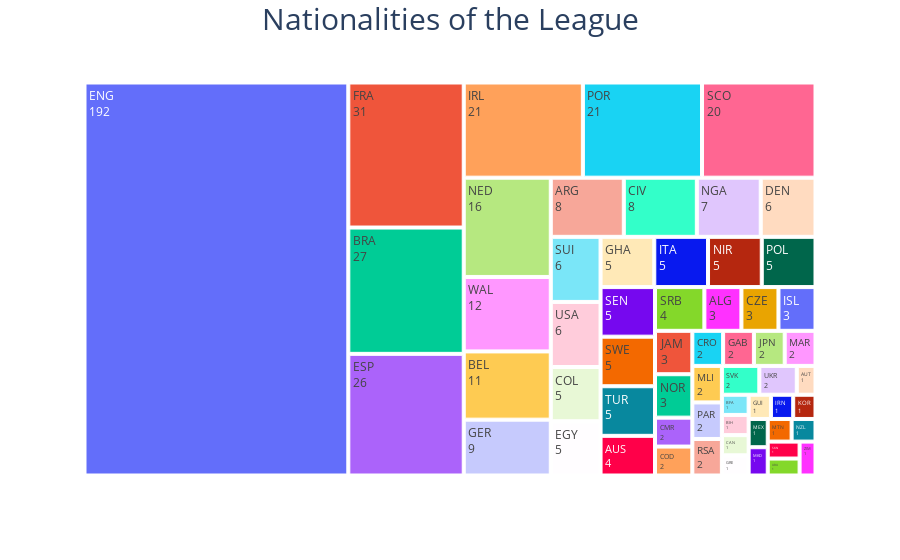

The notebook cell saved with this chart:
### Markdown cell above
### 3.2. what are the most represented nationalities in the league?

### Code cell
#Now, let’s take a look on the diversity of the league and study what are the most represented nationalities in the league
Nationality = EPL_Data.groupby(pd.Grouper(key='Nationality')).size().reset_index(name='count')
fig = px.treemap(Nationality, path=['Nationality'], values='count')
fig.update_layout(title_text='Nationalities of the League',
                  title_x=0.5, title_font=dict(size=30)
                  )
fig.update_traces(textinfo="label+value")
fig.show()

### Figure 1 — Plotly figure (JSON) as saved in the notebook; plotly's stock layout.template omitted (floating-point values rounded to 4 significant figures)
{"data": [{"branchvalues": "total", "domain": {"x": [0, 1], "y": [0, 1]}, "hovertemplate": "labels=%{label}<br>count=%{value}<br>parent=%{parent}<br>id=%{id}<extra></extra>", "ids": ["ALG", "ARG", "AUS", "AUT", "BEL", "BFA", "BIH", "BRA", "CAN", "CIV", "CMR", "COD", "COL", "CRO", "CZE", "DEN", "EGY", "ENG", "ESP", "FRA", "GAB", "GER", "GHA", "GRE", "GUI", "IRL", "IRN", "ISL", "ITA", "JAM", "JPN", "KOR", "MAR", "MEX", "MKD", "MLI", "MTN", "NED", "NGA", "NIR", "NOR", "NZL", "PAR", "POL", "POR", "RSA", "SCO", "SEN", "SKN", "SRB", "SUI", "SVK", "SWE", "TUR", "UKR", "URU", "USA", "WAL", "ZIM"], "labels": ["ALG", "ARG", "AUS", "AUT", "BEL", "BFA", "BIH", "BRA", "CAN", "CIV", "CMR", "COD", "COL", "CRO", "CZE", "DEN", "EGY", "ENG", "ESP", "FRA", "GAB", "GER", "GHA", "GRE", "GUI", "IRL", "IRN", "ISL", "ITA", "JAM", "JPN", "KOR", "MAR", "MEX", "MKD", "MLI", "MTN", "NED", "NGA", "NIR", "NOR", "NZL", "PAR", "POL", "POR", "RSA", "SCO", "SEN", "SKN", "SRB", "SUI", "SVK", "SWE", "TUR", "UKR", "URU", "USA", "WAL", "ZIM"], "name": "", "parents": ["", "", "", "", "", "", "", "", "", "", "", "", "", "", "", "", "", "", "", "", "", "", "", "", "", "", "", "", "", "", "", "", "", "", "", "", "", "", "", "", "", "", "", "", "", "", "", "", "", "", "", "", "", "", "", "", "", "", ""], "textinfo": "label+value", "type": "treemap", "values": [3, 8, 4, 1, 11, 1, 1, 27, 1, 8, 2, 2, 5, 2, 3, 6, 5, 192, 26, 31, 2, 9, 5, 1, 1, 21, 1, 3, 5, 3, 2, 1, 2, 1, 1, 2, 1, 16, 7, 5, 3, 1, 2, 5, 21, 2, 20, 5, 1, 4, 6, 2, 5, 5, 2, 1, 6, 12, 1]}], "layout": {"legend": {"tracegroupgap": 0}, "margin": {"t": 60}, "title": {"font": {"size": 30}, "text": "Nationalities of the League", "x": 0.5}}}
